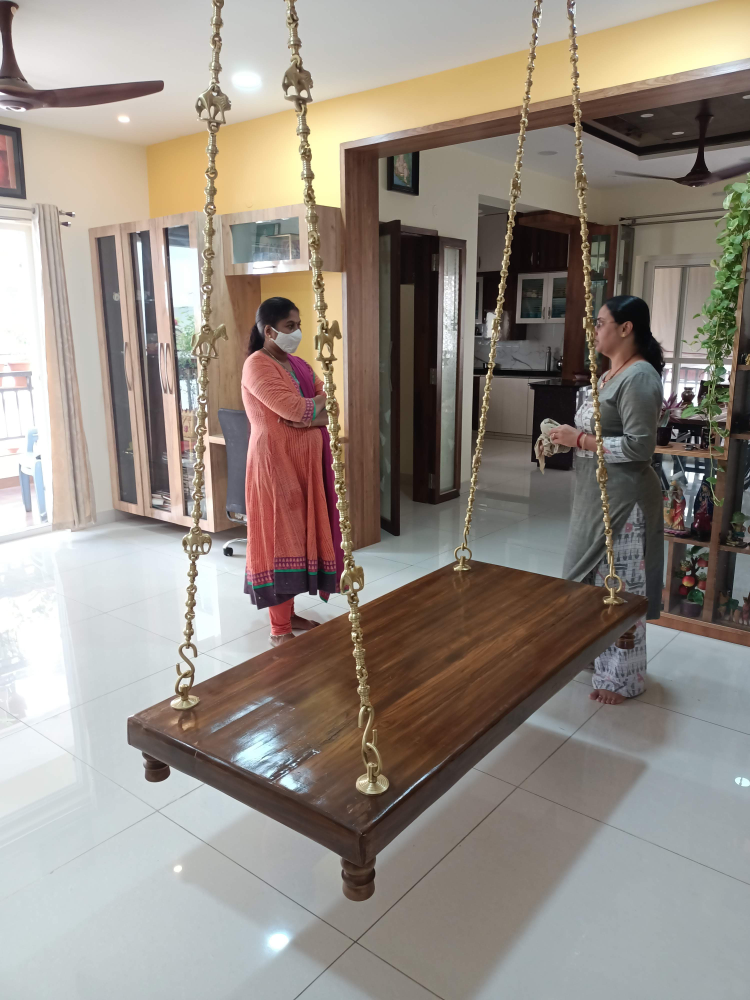
#> input picture Test/IMG20210126135117.jpg, 3000 x 4000 px (shown at 1/4 size)
$ python -i preprocessor.py   (imports and definitions only)
#> lines starting #> are read from the running program, lines starting #| are printed output that depends on the picture
#> in load_and_preprocess, img is the input picture: PIL image 3000x4000 RGB; mean R, G, B 149, 140, 131.4
"""
preprocessor.py — Step 2: image pre-processing before CNN.

1. Register HEIC/AVIF support via pillow-heif (if installed).
2. Detect and crop solid-colour borders of ANY colour (not just black).
3. Centre-crop to 80% of height to remove screenshot chrome / watermarks.
4. Resize to 224×224 and return as a float32 numpy array.
"""

import numpy as np
from PIL import Image

# [6 lines not run here, left out]

TARGET_SIZE = (224, 224)
BORDER_VARIANCE_THRESHOLD = 8.0   # pixel variance below this = solid-colour border
CENTRE_CROP_RATIO = 0.80           # keep central 80% vertically


def _crop_solid_borders(img: Image.Image) -> Image.Image:
    """
    Remove solid-colour borders from all four sides.
    Works for any border colour (black, white, grey, coloured).
    A row/column is considered a border if its per-channel variance is below threshold.
    """
    arr = np.array(img.convert("RGB"), dtype=np.float32)
    h, w, _ = arr.shape
#> h = 4000; w = 3000

    def row_is_border(r):
        return float(arr[r].var()) < BORDER_VARIANCE_THRESHOLD

    def col_is_border(c):
        return float(arr[:, c, :].var()) < BORDER_VARIANCE_THRESHOLD

    top = 0
    while top < h - 1 and row_is_border(top):
        top += 1
#> after the loop, top = 0

    bottom = h - 1
#> bottom = 3999
    while bottom > top and row_is_border(bottom):
        bottom -= 1
#> this loop made 0 passes
#> after the loop, bottom = 3999

    left = 0
#> left = 0
    while left < w - 1 and col_is_border(left):
        left += 1
#> after the loop, left = 0

    right = w - 1
#> right = 2999
    while right > left and col_is_border(right):
        right -= 1
#> after the loop, right = 2999

    if top >= bottom or left >= right:
        return img

    return img.crop((left, top, right + 1, bottom + 1))


def _centre_crop(img: Image.Image) -> Image.Image:
    """
    Crop the central 80% of the image height.
    Removes browser toolbars, notification banners, and bottom bars
    commonly added when screenshotting content.
    """
    w, h = img.size
#> w = 3000; h = 4000
    margin = int(h * (1 - CENTRE_CROP_RATIO) / 2)
#> margin = 399
    if margin < 1:
        return img
    return img.crop((0, margin, w, h - margin))
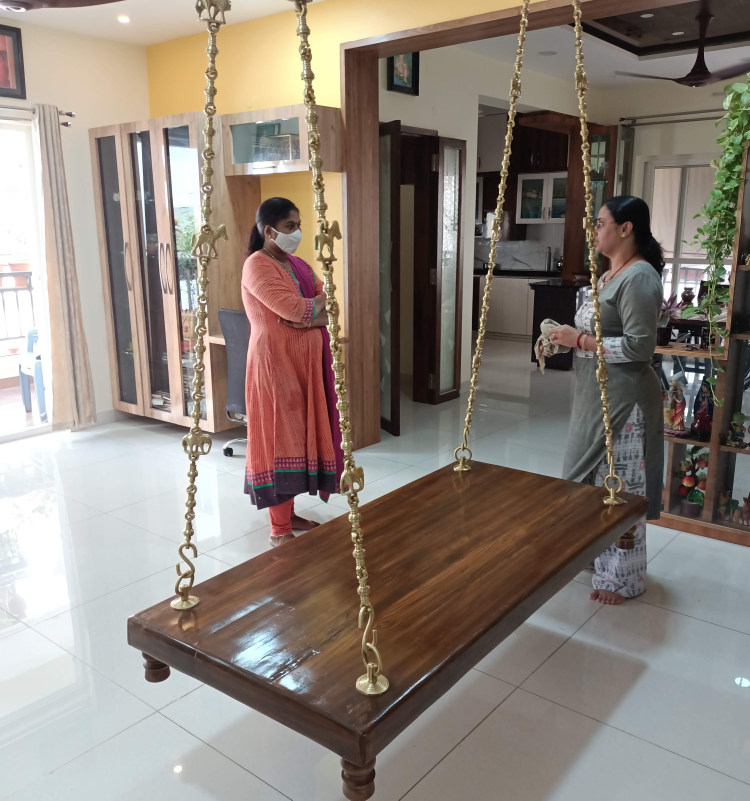
#> returned value: PIL image 3000x3202 RGB (shown at 1/4 size); mean R, G, B 140.8, 130.3, 121.7


def load_and_preprocess(path: str) -> np.ndarray | None:
    """
    Load image at path, apply preprocessing pipeline, return (224,224,3) float32 array
    with pixel values in [0, 1]. Returns None on any read error.
    """
    try:
        img = Image.open(path).convert("RGB")
    except Exception:
        return None

    img = _crop_solid_borders(img)
    img = _centre_crop(img)
    img = img.resize(TARGET_SIZE, Image.LANCZOS)
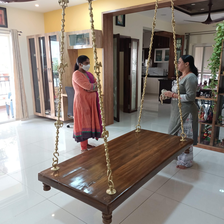
#> img: PIL image 224x224 RGB; mean R, G, B 140.8, 130.3, 121.7

    arr = np.array(img, dtype=np.float32) / 255.0
#> arr: shape (224, 224, 3) float32
    return arr


def load_for_orb(path: str) -> np.ndarray | None:
    """
    Load image for ORB keypoint matching.
    Returns a grayscale uint8 numpy array after border-crop and centre-crop.
    Keeps native resolution (don't resize — ORB needs real pixel detail).
    """
    try:
        img = Image.open(path).convert("RGB")
    except Exception:
        return None

    img = _crop_solid_borders(img)
    img = _centre_crop(img)

    gray = np.array(img.convert("L"), dtype=np.uint8)
    return gray

>>> result = load_and_preprocess('../Test/IMG20210126135117.jpg')

$ run again, on Test/IMG20210126135118.jpg
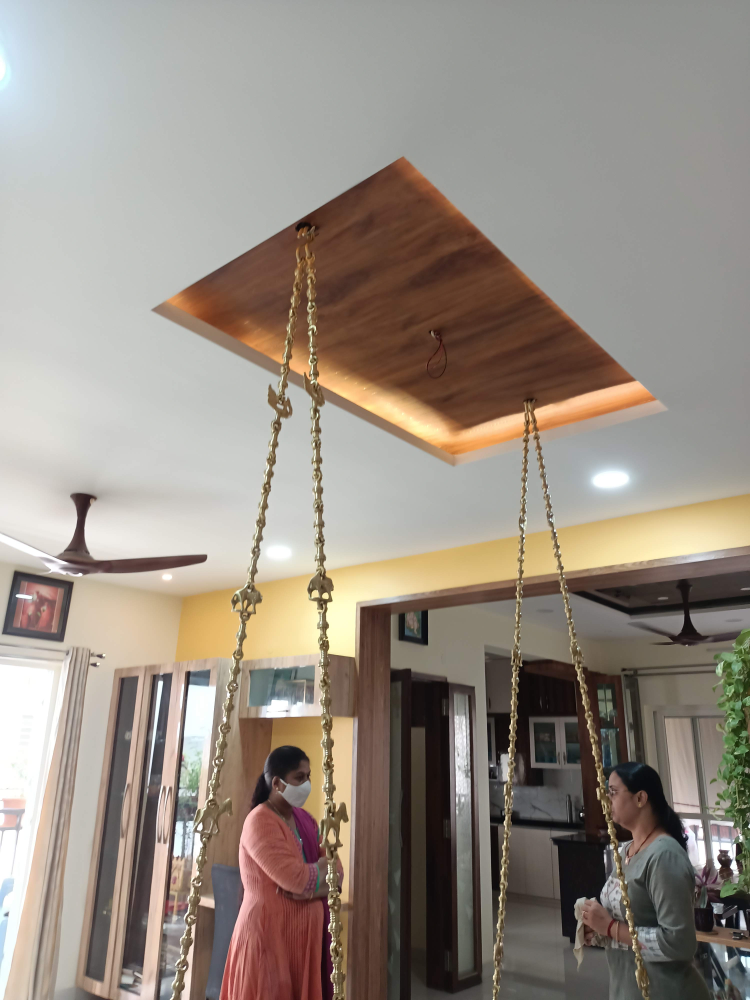
#> input picture Test/IMG20210126135118.jpg, 3000 x 4000 px (shown at 1/4 size)
#> in load_and_preprocess, img is the input picture: PIL image 3000x4000 RGB; mean R, G, B 150.8, 141, 131.1
#> in _crop_solid_borders, `bottom = h - 1`: bottom = 3999
#> in _crop_solid_borders, `left = 0`: left = 0
#> in _crop_solid_borders, `right = w - 1`: right = 2999
#> in _centre_crop, `return img.crop((0, margin, w, h - margin))`:
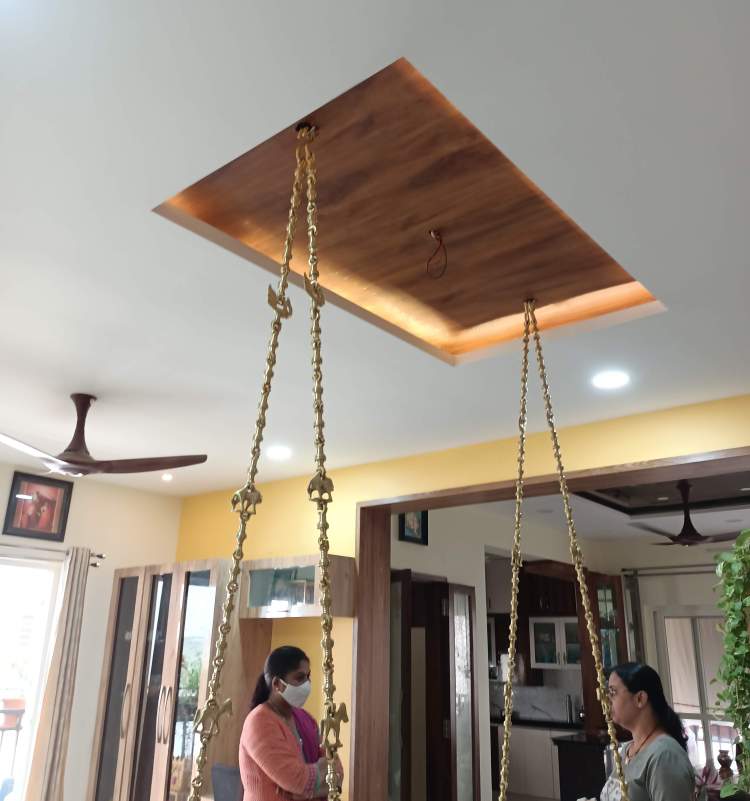
#> returned value: PIL image 3000x3202 RGB (shown at 1/4 size); mean R, G, B 154.3, 143.6, 132.2
#> in load_and_preprocess, `img = img.resize(TARGET_SIZE, Image.LANCZOS)`:
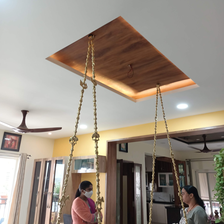
#> img: PIL image 224x224 RGB; mean R, G, B 154.3, 143.6, 132.2

$ run again, on Test/IMG20210126135120.jpg
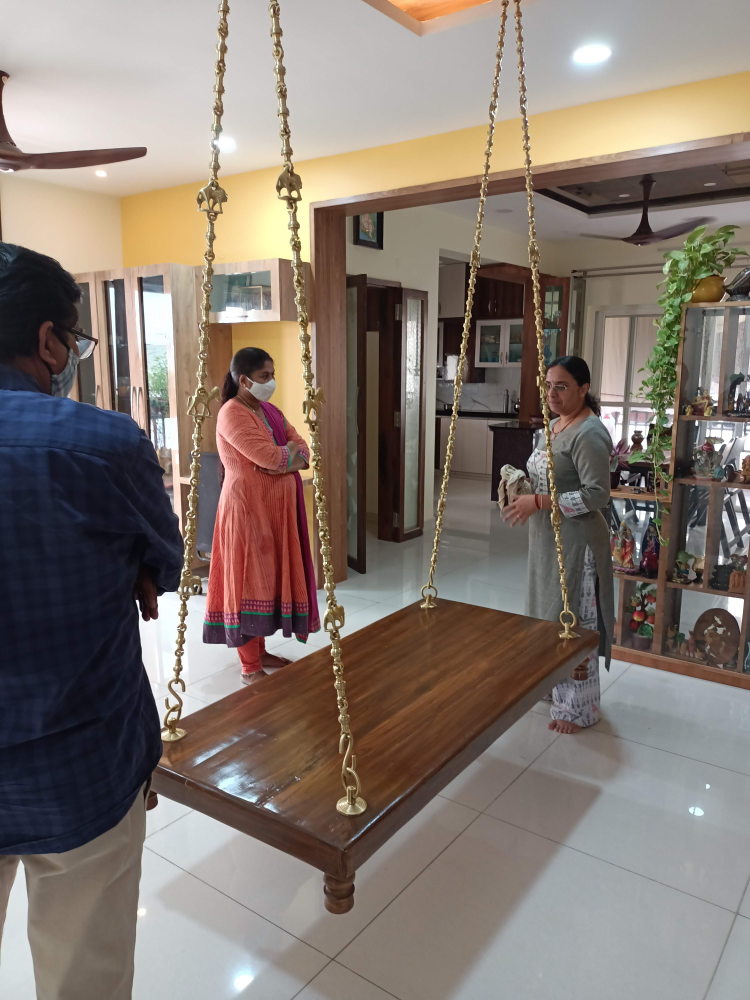
#> input picture Test/IMG20210126135120.jpg, 3000 x 4000 px (shown at 1/4 size)
#> in load_and_preprocess, img is the input picture: PIL image 3000x4000 RGB; mean R, G, B 132.1, 120.5, 112.5
#> in _crop_solid_borders, `bottom = h - 1`: bottom = 3999
#> in _crop_solid_borders, `left = 0`: left = 0
#> in _crop_solid_borders, `right = w - 1`: right = 2999
#> in _centre_crop, `return img.crop((0, margin, w, h - margin))`:
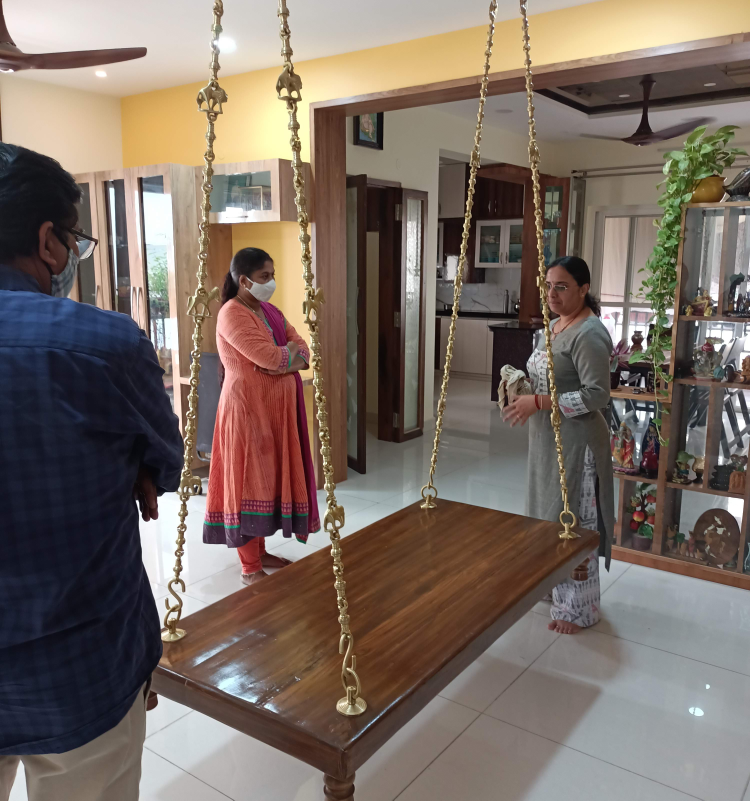
#> returned value: PIL image 3000x3202 RGB (shown at 1/4 size); mean R, G, B 121.6, 108.1, 99.1
#> in load_and_preprocess, `img = img.resize(TARGET_SIZE, Image.LANCZOS)`:
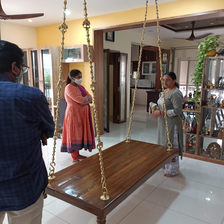
#> img: PIL image 224x224 RGB; mean R, G, B 121.6, 108.1, 99.1

$ run again, on Test/IMG20210126135127.jpg
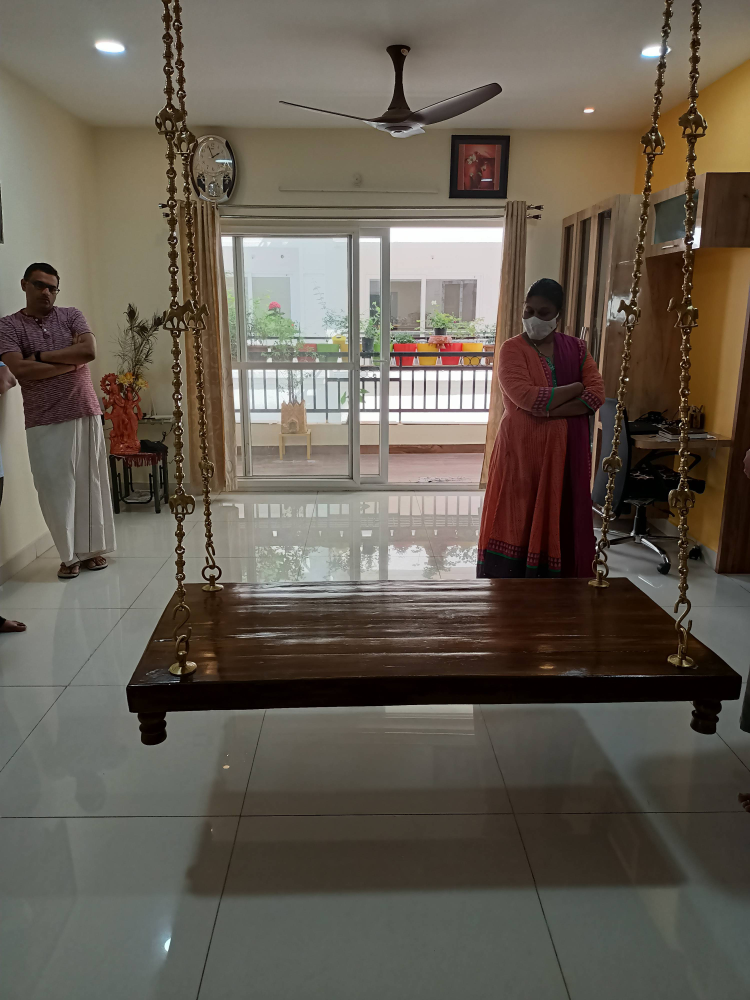
#> input picture Test/IMG20210126135127.jpg, 3000 x 4000 px (shown at 1/4 size)
#> in load_and_preprocess, img is the input picture: PIL image 3000x4000 RGB; mean R, G, B 101.5, 93.4, 82.1
#> in _crop_solid_borders, `bottom = h - 1`: bottom = 3999
#> in _crop_solid_borders, `left = 0`: left = 0
#> in _crop_solid_borders, `right = w - 1`: right = 2999
#> in _centre_crop, `return img.crop((0, margin, w, h - margin))`:
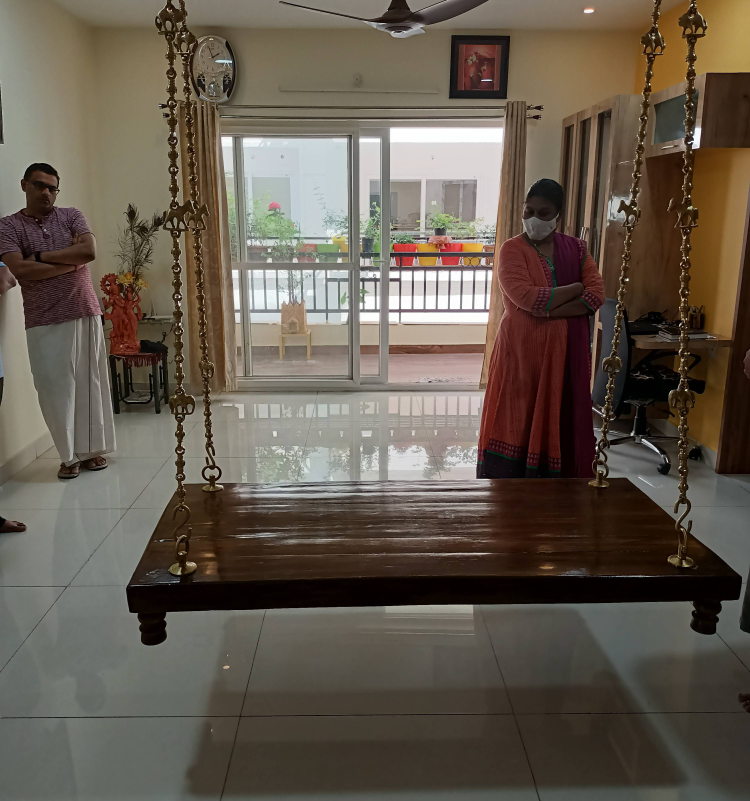
#> returned value: PIL image 3000x3202 RGB (shown at 1/4 size); mean R, G, B 100.2, 90.3, 78.4
#> in load_and_preprocess, `img = img.resize(TARGET_SIZE, Image.LANCZOS)`:
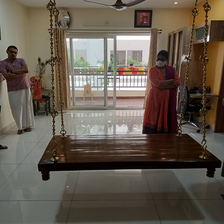
#> img: PIL image 224x224 RGB; mean R, G, B 100.2, 90.3, 78.4
